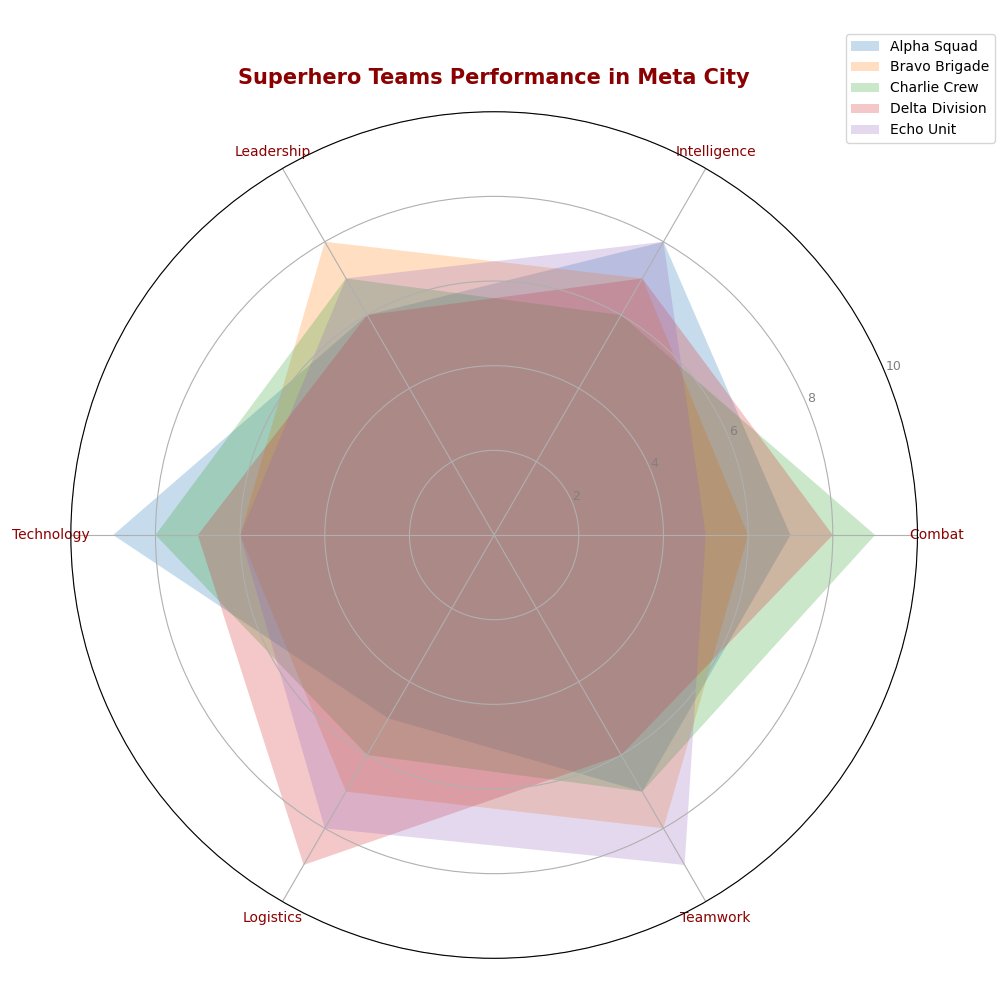

Source code (Python):
import matplotlib.pyplot as plt
import numpy as np

categories = ['Combat', 'Intelligence', 'Leadership', 'Technology', 'Logistics', 'Teamwork']
team_data = {
    'Alpha Squad': [7, 8, 6, 9, 5, 7],
    'Bravo Brigade': [6, 7, 8, 6, 7, 8],
    'Charlie Crew': [9, 6, 7, 8, 6, 7],
    'Delta Division': [8, 7, 6, 7, 9, 6],
    'Echo Unit': [5, 8, 7, 6, 8, 9]  # New team with additional made-up data
}

num_vars = len(categories)
angles = np.linspace(0, 2 * np.pi, num_vars, endpoint=False).tolist()
angles += angles[:1]

fig, ax = plt.subplots(figsize=(10, 10), subplot_kw=dict(polar=True))

for team, values in team_data.items():
    values += values[:1]
    ax.fill(angles, values, alpha=0.25, label=team)

ax.set_ylim(0, 10)
ax.set_yticks([2, 4, 6, 8, 10])
ax.set_yticklabels(['2', '4', '6', '8', '10'], color='grey', size=9)
ax.set_xticks(angles[:-1])
ax.set_xticklabels(categories, size=10, color='darkred')

plt.title('Superhero Teams Performance in Meta City', size=15, weight='bold', color='darkred', pad=20)
plt.legend(loc='upper right', bbox_to_anchor=(1.1, 1.1), fontsize=10)
plt.tight_layout()
plt.show()
